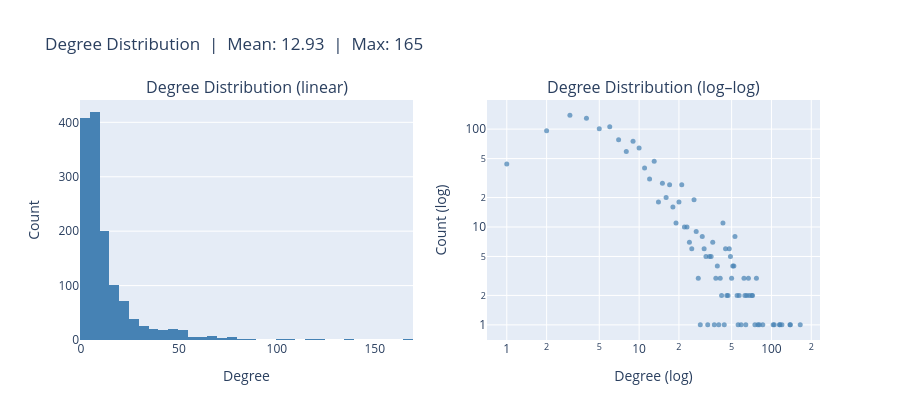

The cell this chart's notebook holds for it:
### Markdown cell above
## 6. Visualisations

### 6a. Degree distribution

### Code cell
degrees = [d for _, d in G_lcc.degree()]
freq    = collections.Counter(degrees)
deg_df  = pd.DataFrame({'degree': list(freq.keys()), 'count': list(freq.values())}).sort_values('degree')

fig_deg = make_subplots(
    rows=1, cols=2,
    subplot_titles=['Degree Distribution (linear)', 'Degree Distribution (log–log)'],
)

fig_deg.add_trace(
    go.Histogram(x=degrees, nbinsx=40, name='Count', marker_color='steelblue'),
    row=1, col=1,
)
fig_deg.add_trace(
    go.Scatter(
        x=deg_df['degree'], y=deg_df['count'],
        mode='markers',
        marker=dict(size=5, color='steelblue', opacity=0.7),
        hovertemplate='Degree: %{x}<br>Count: %{y}<extra></extra>',
        name='Count',
    ),
    row=1, col=2,
)

fig_deg.update_xaxes(title_text='Degree', row=1, col=1)
fig_deg.update_yaxes(title_text='Count', row=1, col=1)
fig_deg.update_xaxes(type='log', title_text='Degree (log)', row=1, col=2)
fig_deg.update_yaxes(type='log', title_text='Count (log)', row=1, col=2)
fig_deg.update_layout(
    height=420,
    showlegend=False,
    title_text=(
        f'Degree Distribution  |  '
        f'Mean: {sum(degrees)/len(degrees):.2f}  |  Max: {max(degrees)}'
    ),
)
fig_deg.show()
print(f'Mean degree: {sum(degrees)/len(degrees):.2f}  Max: {max(degrees)}')

### Figure 1 — Plotly figure (JSON) as saved in the notebook; plotly's stock layout.template omitted (floating-point values rounded to 4 significant figures; data arrays with more than 128 entries replaced by an {"elided": "..."} marker saying what was removed)
{"data": [{"marker": {"color": "steelblue"}, "name": "Count", "nbinsx": 40, "type": "histogram", "x": {"elided": "1380 int values"}, "xaxis": "x", "yaxis": "y"}, {"hovertemplate": "Degree: %{x}<br>Count: %{y}<extra></extra>", "marker": {"color": "steelblue", "opacity": 0.7, "size": 5}, "mode": "markers", "name": "Count", "type": "scatter", "x": [1, 2, 3, 4, 5, 6, 7, 8, 9, 10, 11, 12, 13, 14, 15, 16, 17, 18, 19, 20, 21, 22, 23, 24, 25, 26, 27, 28, 29, 30, 31, 32, 33, 34, 35, 36, 37, 38, 39, 40, 41, 42, 43, 44, 45, 46, 47, 48, 49, 50, 51, 52, 53, 55, 56, 57, 59, 62, 63, 64, 65, 67, 68, 71, 72, 75, 77, 79, 81, 86, 103, 105, 115, 116, 120, 138, 139, 165], "xaxis": "x2", "y": [44, 96, 139, 129, 101, 106, 78, 59, 75, 64, 40, 31, 47, 18, 28, 20, 27, 16, 11, 18, 27, 10, 10, 7, 6, 19, 9, 3, 1, 8, 6, 5, 1, 5, 5, 7, 1, 3, 4, 1, 3, 2, 11, 1, 6, 2, 2, 6, 5, 3, 4, 4, 8, 2, 1, 2, 1, 3, 2, 1, 2, 3, 2, 2, 2, 1, 3, 1, 1, 1, 1, 1, 1, 1, 1, 1, 1, 1], "yaxis": "y2"}], "layout": {"annotations": [{"font": {"size": 16}, "showarrow": false, "text": "Degree Distribution (linear)", "x": 0.225, "xanchor": "center", "xref": "paper", "y": 1.0, "yanchor": "bottom", "yref": "paper"}, {"font": {"size": 16}, "showarrow": false, "text": "Degree Distribution (log–log)", "x": 0.775, "xanchor": "center", "xref": "paper", "y": 1.0, "yanchor": "bottom", "yref": "paper"}], "height": 420, "showlegend": false, "title": {"text": "Degree Distribution  |  Mean: 12.93  |  Max: 165"}, "xaxis": {"anchor": "y", "domain": [0.0, 0.45], "title": {"text": "Degree"}}, "xaxis2": {"anchor": "y2", "domain": [0.55, 1.0], "title": {"text": "Degree (log)"}, "type": "log"}, "yaxis": {"anchor": "x", "domain": [0.0, 1.0], "title": {"text": "Count"}}, "yaxis2": {"anchor": "x2", "domain": [0.0, 1.0], "title": {"text": "Count (log)"}, "type": "log"}}}
